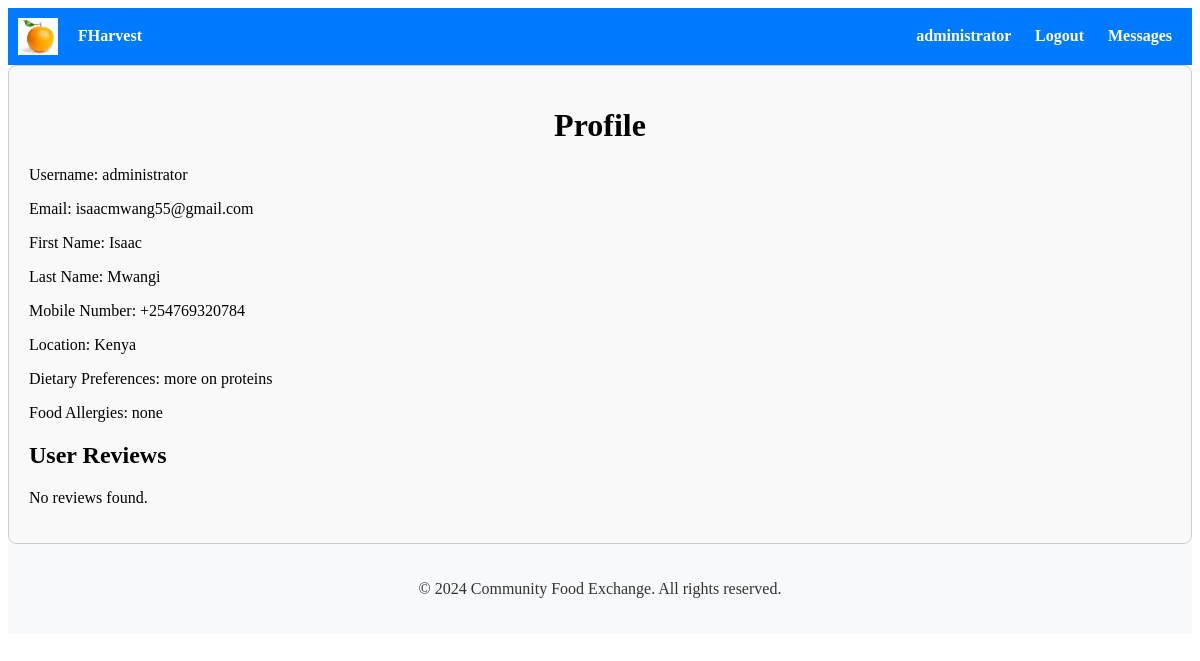
/accounts/profile/ (signed in), run on an earlier commit of the app's database.
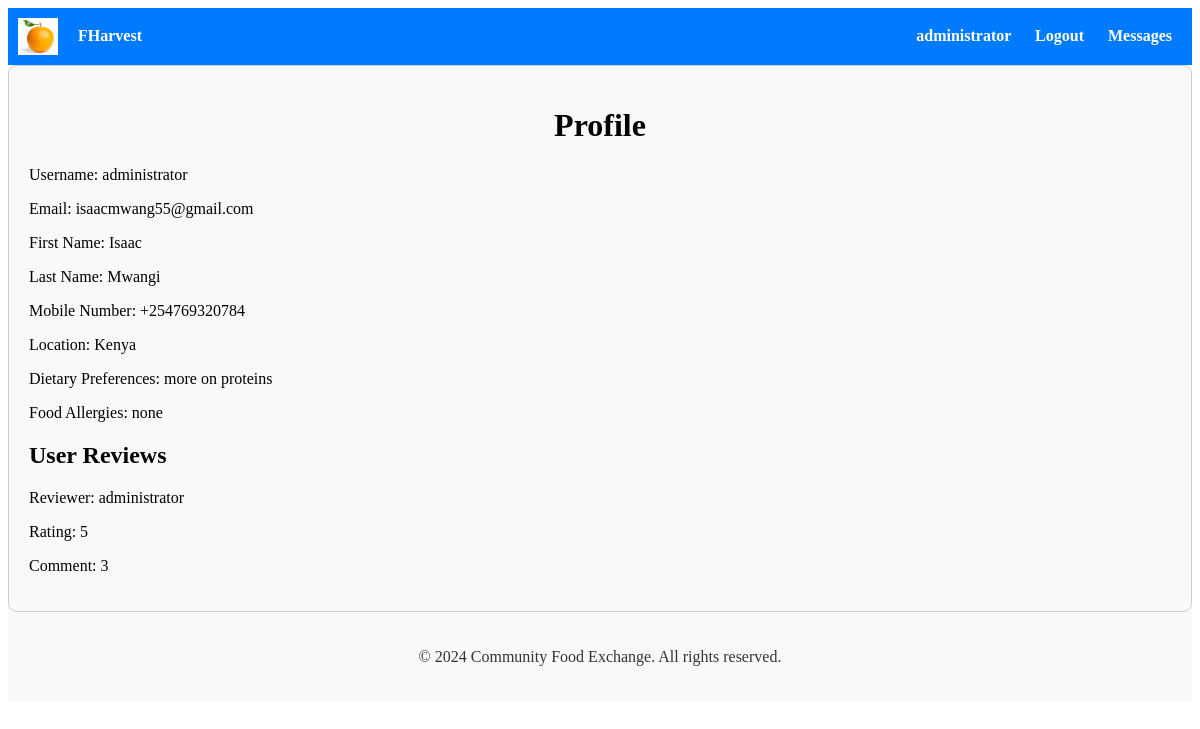
And on a later commit of the database.
### ratings_reviews/models.py (models this page shows)
class Review(models.Model):
    reviewed_user = models.ForeignKey(User, on_delete=models.CASCADE)
    reviewer = models.ForeignKey(User, on_delete=models.CASCADE, related_name='given_reviews')
    rating = models.IntegerField(choices=[(i, i) for i in range(1, 6)])
    comment = models.TextField(blank=True)
    created_at = models.DateTimeField(auto_now_add=True)
    published = models.BooleanField(default=False)

### accounts/views.py (the view)
# urls.py: path('profile/', profile, name='profile'),
@login_required
def profile(request):
    try:
        profile = Profile.objects.get(user=request.user)
        user_reviews = Review.objects.filter(reviewed_user=request.user)
    except Profile.DoesNotExist:
        return redirect('profile_create')  # Redirect to profile creation if profile doesn't exist
    return render(request, 'accounts/profile.html', {'profile': profile, 'user_reviews': user_reviews})

### accounts/templates/accounts/profile.html
{% extends 'accounts/base.html' %}
{% block content %}
    <h1>Profile</h1>
    {% if profile %}
        <p>Username: {{ profile.user.username }}</p>
        <p>Email: {{ profile.email }}</p>
        <p>First Name: {{ profile.first_name }}</p>
        <p>Last Name: {{ profile.last_name }}</p>
        <p>Mobile Number: {{ profile.mobile_number }}</p>
        <p>Location: {{ profile.location }}</p>
        <p>Dietary Preferences: {{ profile.dietary_preferences }}</p>
        <p>Food Allergies: {{ profile.food_allergies }}</p>
        <h2>User Reviews</h2>
        <div class="user-reviews">
            {% if user_reviews %}
                {% for review in user_reviews %}
                    <div class="review">
                        <p>Reviewer: {{ review.reviewer.username }}</p>
                        <p>Rating: {{ review.rating }}</p>
                        <p>Comment: {{ review.comment }}</p>
                    </div>
                {% endfor %}
            {% else %}
                <p>No reviews found.</p>
            {% endif %}
        </div>
    {% else %}
        <p>No profile found for the current user.</p>
        <a href="{% url 'profile_create' %}">Create Profile</a>
    {% endif %}
{% endblock %}

What changed in the data, as far as the page shows it:
added Review: reviewer.username "administrator", rating "5", comment "3"
Also different on the page:
text no longer shown: "No reviews found."
